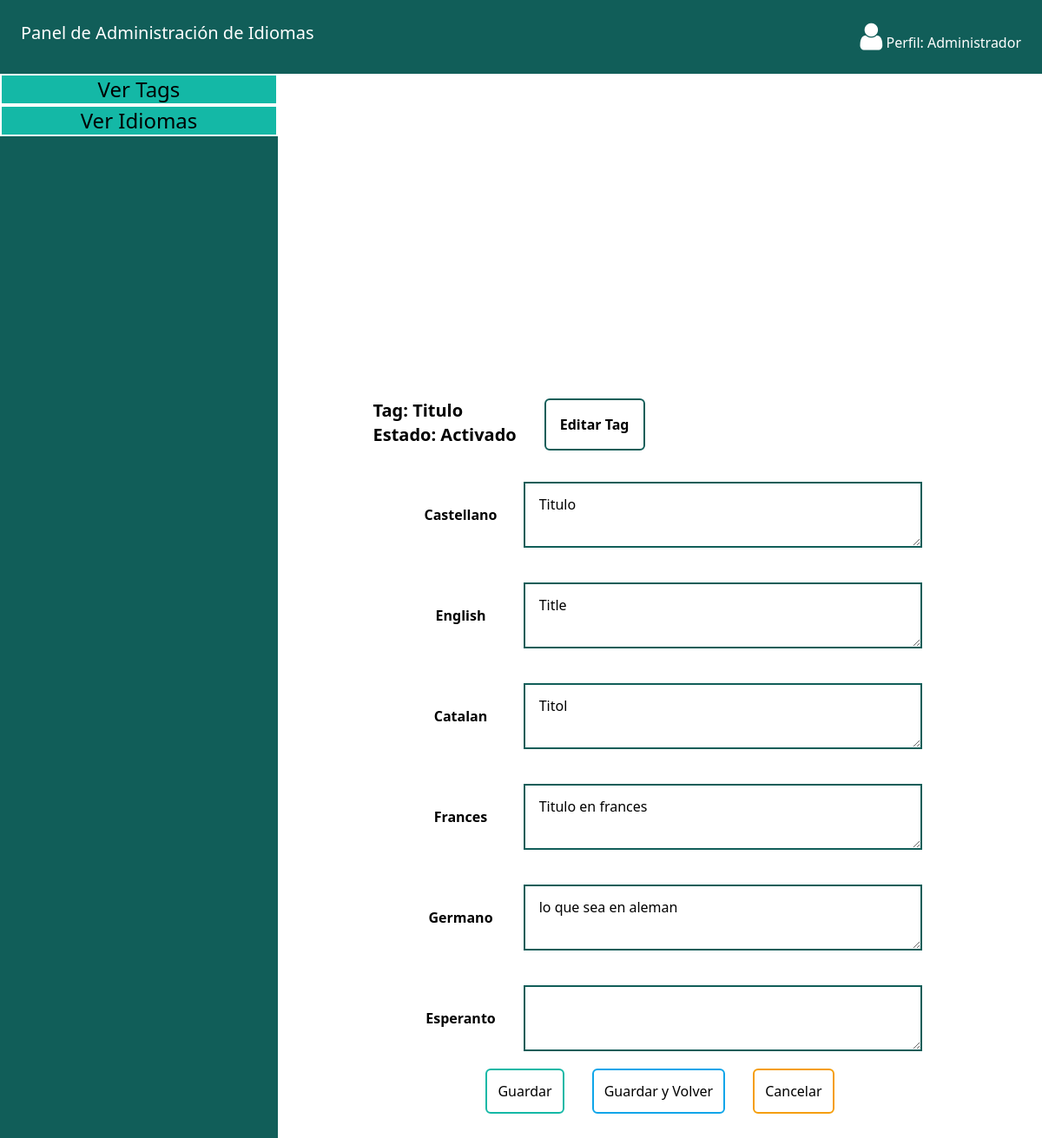
The app's page /?Controller=AdminText&method=showLang_Text&tag=Titulo with its own data.
### tables this page shows
CREATE TABLE `lang_text` (
  `id` int(11) NOT NULL,
  `textId` varchar(60) NOT NULL,
  `langTag` varchar(6) NOT NULL,
  `body` text NOT NULL
);

CREATE TABLE `lang` (
  `id` int(11) NOT NULL,
  `name` varchar(60) NOT NULL,
  `tag` varchar(6) NOT NULL,
  `created_at` datetime NOT NULL DEFAULT current_timestamp(),
  `last_updated` datetime NOT NULL DEFAULT current_timestamp()
);

### src/main/project/controller/AdminTextController.php (called while the page is built, shortened)
<?php
include_once("./src/main/project/Model/DAO/dbConnection.php");
include_once("./src/main/project/Model/DAO/textDao.php");
include_once("./src/main/project/Model/DAO/textLangDAO.php");
include_once("./src/main/project/Model/DAO/LangDao.php");
class AdminTextController
{
    public function showLang_Text()
    {
        $tagName = $_GET['tag'];
        $conn = $this->getConexion();
        $langDAO = new LangDAO();
        $arrayLang = $langDAO->getAll($conn);
        $daoText = new textDAO();
        $textRowSql = $daoText->getTextByTag($tagName, $conn);
        $dao = new textLangDAO();
        $array = $dao->show($tagName, $conn);
        require_once("./src/main/project/views/showlang_Text.php");
    }
    protected function getConexion()
    {
        $conn = new dbConnection();
        return $conn->connectDb();
    }
}

### index.php (called while the page is built, shortened)
<?PHP
$router = new Router();
$router->matchRouter();

### src/main/project/Model/DAO/textDao.php (called while the page is built, shortened)
<?php
class textDAO
{
    public function getTextByTag($tag, $conn)
    {
        $sql = "SELECT * FROM texts where texts.tag like ?";
        $stmt = $conn->prepare($sql);
        $stmt->bind_param("s", $tag);
        $stmt->execute();
        $result = $stmt->get_result();
        $result = $result->fetch_assoc();
        return $result;
    }
}

### src/main/project/Model/DAO/LangDao.php (called while the page is built, shortened)
<?php
class LangDAO
{
    public function getAll($conn)
    {
        $sql = "SELECT * FROM lang";
        $stmt = $conn->prepare($sql);
        $stmt->execute();
        $result = $stmt->get_result();
        $arrayResults = [];
        if ($result->num_rows > 0) {
            while ($row = $result->fetch_assoc()) {
                $array = array(
                    "name" => $row['name'],
                    "tag" => $row['tag'],
                    "id" => $row['id'],
                );
                array_push($arrayResults, $array);
            }
        }
        return $arrayResults;
    }
}

### src/main/project/Model/DAO/textLangDAO.php (called while the page is built, shortened)
<?php
class textLangDAO{
    public function show ($tagTextLang ,$conn){
        $sql = "SELECT * FROM lang_text inner join lang on lang_text.langTag = lang.tag  WHERE lang_text.textId like ?";
        $stmt = $conn->prepare($sql);
        $stmt->bind_param("s", $tagTextLang);
        $stmt->execute();
        $result = $stmt->get_result();
        $arrayResults = [];
        if ($result->num_rows > 0) {
            while ($row = $result->fetch_assoc()) {
                $array = array(
                    "textId" =>$row['textId'],
                    "langTag" => $row['langTag'],
                    "body" => $row['body'],
                    "nameLang" => $row['name']
                );
                array_push($arrayResults, $array);
            }
        }
        return $arrayResults;
    }
}

### src/main/project/views/showlang_Text.php (the view, shortened to what this page needs)
<!DOCTYPE html>
<html lang="es">
<head>
    <?php include_once('./src/main/project/views/layout/head.php'); ?>
</head>
<body>
    <?php
    include_once("./src/main/project/views/layout/header.php");
    ?>
    <main class="flex min-h-screen">
        <?php
        include_once("./src/main/project/views/layout/aside.php");
        ?>
        <div class="flex-1 w-auto content-center p-5">
            <div class="flex justify-center font-bold mt-10 ml-12 items-center">
                <div class="flex justify-center flex-1">
                    <div class="flex-initial text-xl m-4">
                        <h1>Tag: <?= $tagName ?></h1>
                        <h4>Estado:
                            <?php
                            if ($textRowSql['active'] === 1) {
                                echo 'Activado';
                            } else {
                                echo 'Desactivado';
                            }
                            ?>
                        </h4>
                    </div>
                    <a class="flex-initial m-4 p-4 border-solid border-2 rounded-md border-teal-800 hover:bg-teal-800 hover:text-white ease-in duration-300 flex justify-center" href="/?Controller=AdminText&method=editText&tagText=<?= $tagName ?>">Editar Tag</a>
                </div>
            </div>
            <div class="flex justify-center">
                <form action="/" method="POST">
                    <?php
                    foreach ($arrayLang as $elementLang) { ?>
                        <div class="flex items-center h-fit text-center p-5">
                            <label class="flex-initial align-middle p-3 w-36 font-bold" for="arrayLang_Text[]"><?= $elementLang['name'] ?></label>
                            <textarea class="flex-initial align-middle p-3 border-solid border-2 border-teal-800" name="arrayLang_Text[]" cols="45" rows="2"><?php
                                                                                                                                                                foreach ($array as $text_LangElement) {
                                                                                                                                                                    if ($elementLang['tag'] === $text_LangElement['langTag']) {
                                                                                                                                                                ?> <?= $text_LangElement['body'] ?><?php
                                                                                                                                                                                                }
                                                                                                                                                                                            }
                                                                                                                                                                                                    ?></textarea>
                        </div>
                    <?php }
                    ?>
                    <div class="flex justify-center">
                        <button class="p-3 mx-4 border-solid border-2 rounded-md border-teal-500 hover:bg-teal-500 hover:text-white ease-in duration-300 flex justify-center cursor-pointer" type="submit" type="submit">Guardar</button>
                        <button id="showLangTextSaveAndExit" class="p-3 mx-4 border-solid border-2 rounded-md border-sky-500 hover:bg-sky-500 hover:text-white ease-in duration-300 flex justify-center cursor-pointer" type="submit" type="submit">Guardar y Volver</button>
                        <a class="p-3 mx-4 border-solid border-2 rounded-md border-amber-500 hover:bg-amber-500 hover:text-white ease-in duration-300 flex justify-center cursor-pointer" href="/?Controller=AdminText&method=getAll">Cancelar</a>
                    </div>
                </form>
            </div>
        </div>
    </main>
</body>
</html

### src/main/resources/css/style.css (style rules this page uses)
a, button, input { cursor: pointer; }

### records on screen
lang_text: langTag+body "Titulo"
lang_text: langTag+body "Title"
lang_text: langTag+body "Titol"
lang_text: langTag+body "Titulo en frances"
lang_text: langTag+body "lo que sea en aleman"
lang: name "Esperanto"

### other values on screen
$tagName "Titulo"
$elementLang['name'] "Castellano"
$elementLang['name'] "English"
$elementLang['name'] "Catalan"
$elementLang['name'] "Frances"
$elementLang['name'] "Germano"
